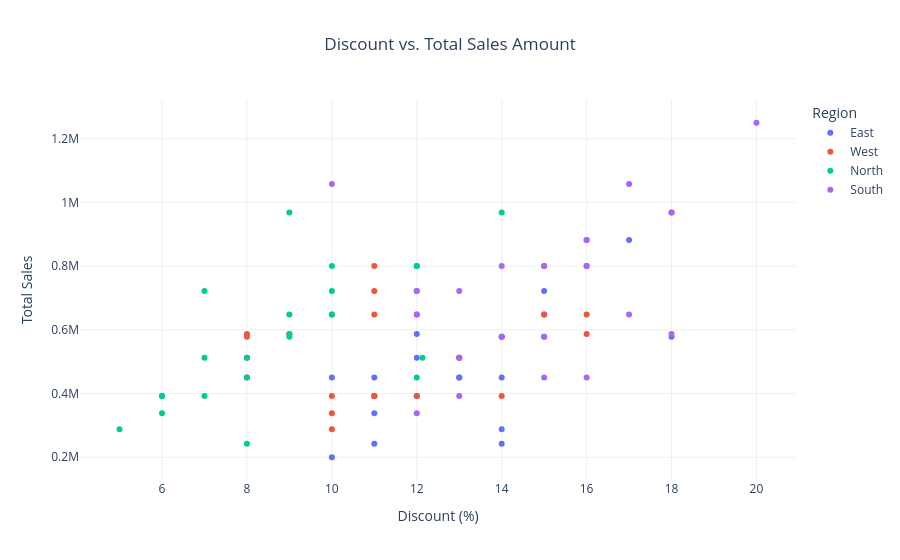

Write notebook code for a chart like this one.
### Code cell
fig = px.scatter(
    df,
    x="Discount (%)",
    y="Total Sales Amount",
    color="Region",
    hover_data=["Product", "Salesperson", "Quantity Sold"],
    title="Discount vs. Total Sales Amount",
    labels={
        "Discount (%)": "Discount (%)",
        "Total Sales Amount": "Total Sales"
    }
)

fig.update_layout(
    template="plotly_white",
    title_x=0.5
)

fig.show()

### Figure 1 — Plotly figure (JSON) as saved in the notebook; plotly's stock layout.template omitted (floating-point values rounded to 4 significant figures)
{"data": [{"customdata": [["Product X", "Arun Kumar", 150], ["Product Y", "Arun Kumar", 100], ["Product Z", "Arun Kumar", 170], ["Product Y", "Arun Kumar", 140], ["Product Z", "Arun Kumar", 168.1], ["Product X", "Arun Kumar", 130], ["Product Z", "Arun Kumar", 180], ["Product Y", "Arun Kumar", 110], ["Product Y", "Arun Kumar", 160], ["Product Z", "Arun Kumar", 190], ["Product X", "Arun Kumar", 140], ["Product Y", "Arun Kumar", 150], ["Product Z", "Arun Kumar", 210], ["Product X", "Arun Kumar", 150], ["Product Y", "Arun Kumar", 120], ["Product Z", "Arun Kumar", 160], ["Product X", "Arun Kumar", 110], ["Product Y", "Arun Kumar", 170], ["Product Z", "Arun Kumar", 200], ["Product Y", "Arun Kumar", 200], ["Product Z", "Arun Kumar", 150], ["Product X", "Arun Kumar", 170], ["Product Y", "Arun Kumar", 150]], "hovertemplate": "Region=East<br>Discount (%)=%{x}<br>Total Sales=%{y}<br>Product=%{customdata[0]}<br>Salesperson=%{customdata[1]}<br>Quantity Sold=%{customdata[2]}<extra></extra>", "legendgroup": "East", "marker": {"color": "#636efa", "symbol": "circle"}, "mode": "markers", "name": "East", "orientation": "v", "showlegend": true, "type": "scatter", "x": [10, 10, 18, 11, 12, 11, 15, 14, 12, 15, 12, 11, 17, 13, 14, 13, 11, 14, 12, 16, 14, 15, 13], "xaxis": "x", "y": [450000, 200000, 578000, 392000, 586800.0, 338000, 648000, 242000, 512000, 722000, 392000, 450000, 882000, 450000, 288000, 512000, 242000, 578000, 800000, 800000, 450000, 578000, 450000], "yaxis": "y"}, {"customdata": [["Product Y", "Priya Sharma", 200], ["Product X", "Priya Sharma", 180], ["Product Z", "Priya Sharma", 130], ["Product X", "Priya Sharma", 150], ["Product Y", "Priya Sharma", 170], ["Product Z", "Priya Sharma", 140], ["Product X", "Priya Sharma", 170], ["Product Z", "Priya Sharma", 180], ["Product Z", "Priya Sharma", 140], ["Product X", "Priya Sharma", 140], ["Product Y", "Priya Sharma", 120], ["Product Z", "Priya Sharma", 180], ["Product X", "Priya Sharma", 160], ["Product Y", "Priya Sharma", 140], ["Product Z", "Priya Sharma", 190], ["Product X", "Priya Sharma", 180], ["Product Y", "Priya Sharma", 130], ["Product Z", "Priya Sharma", 168.1], ["Product X", "Priya Sharma", 140], ["Product Z", "Priya Sharma", 180], ["Product X", "Priya Sharma", 160], ["Product Y", "Priya Sharma", 140], ["Product Z", "Priya Sharma", 200]], "hovertemplate": "Region=West<br>Discount (%)=%{x}<br>Total Sales=%{y}<br>Product=%{customdata[0]}<br>Salesperson=%{customdata[1]}<br>Quantity Sold=%{customdata[2]}<extra></extra>", "legendgroup": "West", "marker": {"color": "#EF553B", "symbol": "circle"}, "mode": "markers", "name": "West", "orientation": "v", "showlegend": true, "type": "scatter", "x": [15, 12, 10, 8, 14, 9, 8, 11, 14, 11, 10, 16, 8, 12, 11, 10, 8, 16, 11, 15, 13, 10, 11], "xaxis": "x", "y": [800000, 648000, 338000, 450000, 578000, 586800.0, 578000, 648000, 392000, 392000, 288000, 648000, 512000, 392000, 722000, 648000, 586800.0, 586800.0, 392000, 648000, 512000, 392000, 800000], "yaxis": "y"}, {"customdata": [["Product X", "Rajesh Patel", 120], ["Product Y", "Rajesh Patel", 150], ["Product X", "Rajesh Patel", 160], ["Product Z", "Rajesh Patel", 190], ["Product X", "Rajesh Patel", 140], ["Product Y", "Rajesh Patel", 190], ["Product Z", "Rajesh Patel", 200], ["Product X", "Rajesh Patel", 110], ["Product Y", "Rajesh Patel", 160], ["Product Z", "Rajesh Patel", 170], ["Product X", "Rajesh Patel", 130], ["Product Y", "Rajesh Patel", 180], ["Product Z", "Rajesh Patel", 200], ["Product X", "Rajesh Patel", 140], ["Product Y", "Rajesh Patel", 220], ["Product Z", "Rajesh Patel", 150], ["Product X", "Rajesh Patel", 180], ["Product Y", "Rajesh Patel", 160], ["Product X", "Rajesh Patel", 140], ["Product Y", "Rajesh Patel", 190], ["Product Z", "Rajesh Patel", 220], ["Product X", "Rajesh Patel", 160]], "hovertemplate": "Region=North<br>Discount (%)=%{x}<br>Total Sales=%{y}<br>Product=%{customdata[0]}<br>Salesperson=%{customdata[1]}<br>Quantity Sold=%{customdata[2]}<extra></extra>", "legendgroup": "North", "marker": {"color": "#00cc96", "symbol": "circle"}, "mode": "markers", "name": "North", "orientation": "v", "showlegend": true, "type": "scatter", "x": [5, 8, 12.13, 7, 6, 10, 12, 8, 7, 9, 6, 9, 10, 7, 9, 12, 10, 9, 6, 12, 14, 8], "xaxis": "x", "y": [288000, 450000, 512000, 722000, 392000, 722000, 800000, 242000, 512000, 578000, 338000, 648000, 800000, 392000, 968000, 450000, 648000, 586800.0, 392000, 722000, 968000, 512000], "yaxis": "y"}, {"customdata": [["Product Z", "Meera Reddy", 250], ["Product X", "Meera Reddy", 200], ["Product Y", "Meera Reddy", 180], ["Product Z", "Meera Reddy", 210], ["Product Y", "Meera Reddy", 220], ["Product X", "Meera Reddy", 160], ["Product Y", "Meera Reddy", 150], ["Product Y", "Meera Reddy", 230], ["Product Z", "Meera Reddy", 220], ["Product X", "Meera Reddy", 200], ["Product Y", "Meera Reddy", 190], ["Product Z", "Meera Reddy", 170], ["Product X", "Meera Reddy", 170], ["Product Y", "Meera Reddy", 200], ["Product Z", "Meera Reddy", 230], ["Product X", "Meera Reddy", 140], ["Product Y", "Meera Reddy", 150], ["Product Z", "Meera Reddy", 190], ["Product Y", "Meera Reddy", 220], ["Product Z", "Meera Reddy", 210], ["Product X", "Meera Reddy", 130], ["Product Y", "Meera Reddy", 180]], "hovertemplate": "Region=South<br>Discount (%)=%{x}<br>Total Sales=%{y}<br>Product=%{customdata[0]}<br>Salesperson=%{customdata[1]}<br>Quantity Sold=%{customdata[2]}<extra></extra>", "legendgroup": "South", "marker": {"color": "#ab63fa", "symbol": "circle"}, "mode": "markers", "name": "South", "orientation": "v", "showlegend": true, "type": "scatter", "x": [20, 15, 12, 16, 18, 13, 16, 10, 18, 14, 12, 14, 15, 16, 17, 13, 15, 13, 18, 16, 12, 17], "xaxis": "x", "y": [1250000, 800000, 648000, 882000, 586800.0, 512000, 450000, 1058000, 968000, 800000, 722000, 578000, 578000, 800000, 1058000, 392000, 450000, 722000, 968000, 882000, 338000, 648000], "yaxis": "y"}], "layout": {"legend": {"title": {"text": "Region"}, "tracegroupgap": 0}, "title": {"text": "Discount vs. Total Sales Amount", "x": 0.5}, "xaxis": {"anchor": "y", "domain": [0, 1], "title": {"text": "Discount (%)"}}, "yaxis": {"anchor": "x", "domain": [0, 1], "title": {"text": "Total Sales"}}}}
